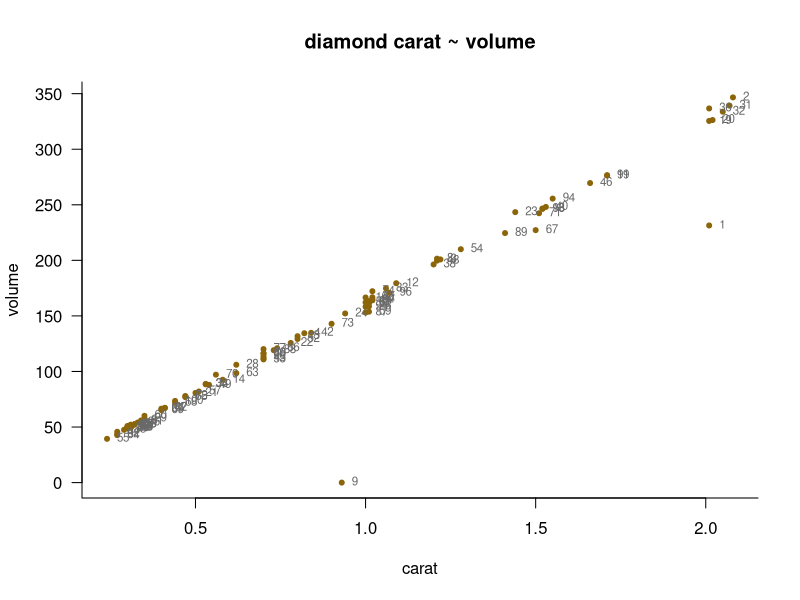
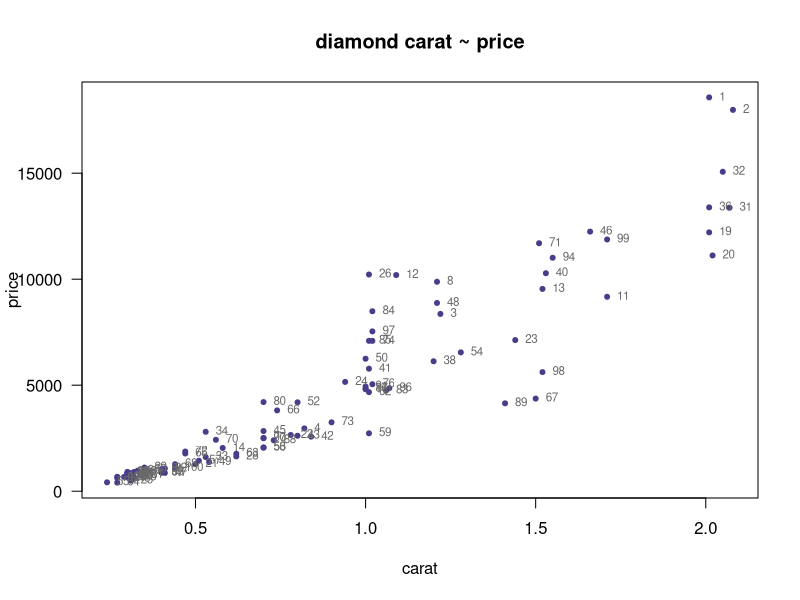
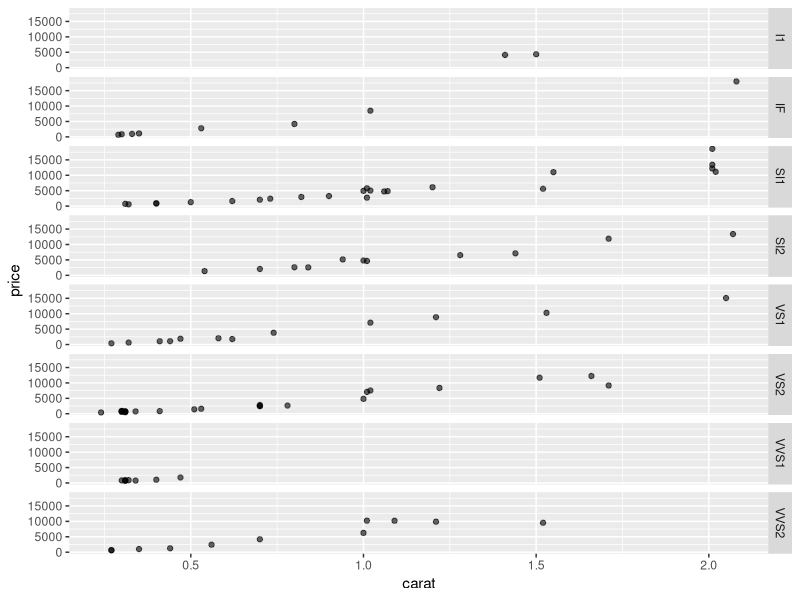

Reproduce these figures in R, in order.
# task1 清理数据
diamond_sample <- read.csv("week7 Rdata_diamonds_samples100_mdf.csv")
# data type
head(diamond_sample$X)
typeof(diamond_sample$X)
class(diamond_sample$X)
head(diamond_sample$cut)
class(diamond_sample$cut)
cut.chr=as.character(diamond_sample$cut)
head(cut.chr)
class(cut.chr)
# integer:加L表纯整数/numeric
class(c(2L, 3L))
# any missing?
anyNA(diamond_sample)
sum(which(diamond_sample == ""))
# any duplicated?
sum(duplicated(diamond_sample))
# strange patterns
str(diamond_sample$x)
table(diamond_sample$x)
library(dplyr)
diamond_sample$volume = 
  diamond_sample$x * diamond_sample$y * diamond_sample$z
diamond_sample$volume <- round(diamond_sample$volume, 2)
head(diamond_sample)
# 绘制图来排除异常项
plot(x = diamond_sample$carat, y = diamond_sample$volume,
     pch = 20, col = "darkgoldenrod4",
     las = 1, xlab = "carat", ylab = "volume",
     main = "diamond carat ~ volume", bty = "l")
# 批注
text(diamond_sample$carat, diamond_sample$volume,
     labels = diamond_sample$X, col = "dimgray",
     cex = 0.7, pos =4)
# 删除异常项
diamond_sample <- diamond_sample %>%
  subset(diamond_sample$X != 9) # 9一定有问题, 1不一定
dim(diamond_sample)
table(diamond_sample$cut)
# 绘图
plot(x = diamond_sample$carat,
     y = diamond_sample$price,
     pch = 20, col = "darkslateblue",
     las = 1, xlab = "carat", ylab = "price",
     main = "diamond carat ~ price")

text(diamond_sample$carat,
     diamond_sample$price,
     labels = diamond_sample$X,
     col = "dimgray",
     cex = 0.7, pos = 4)
    
library(ggplot2)
p = ggplot(diamond_sample, aes(x = carat,y = price))
p+geom_point(alpha=0.6) + facet_grid(clarity~.)




# 保存删除
remove()
save.image("week7_practice.RData")
